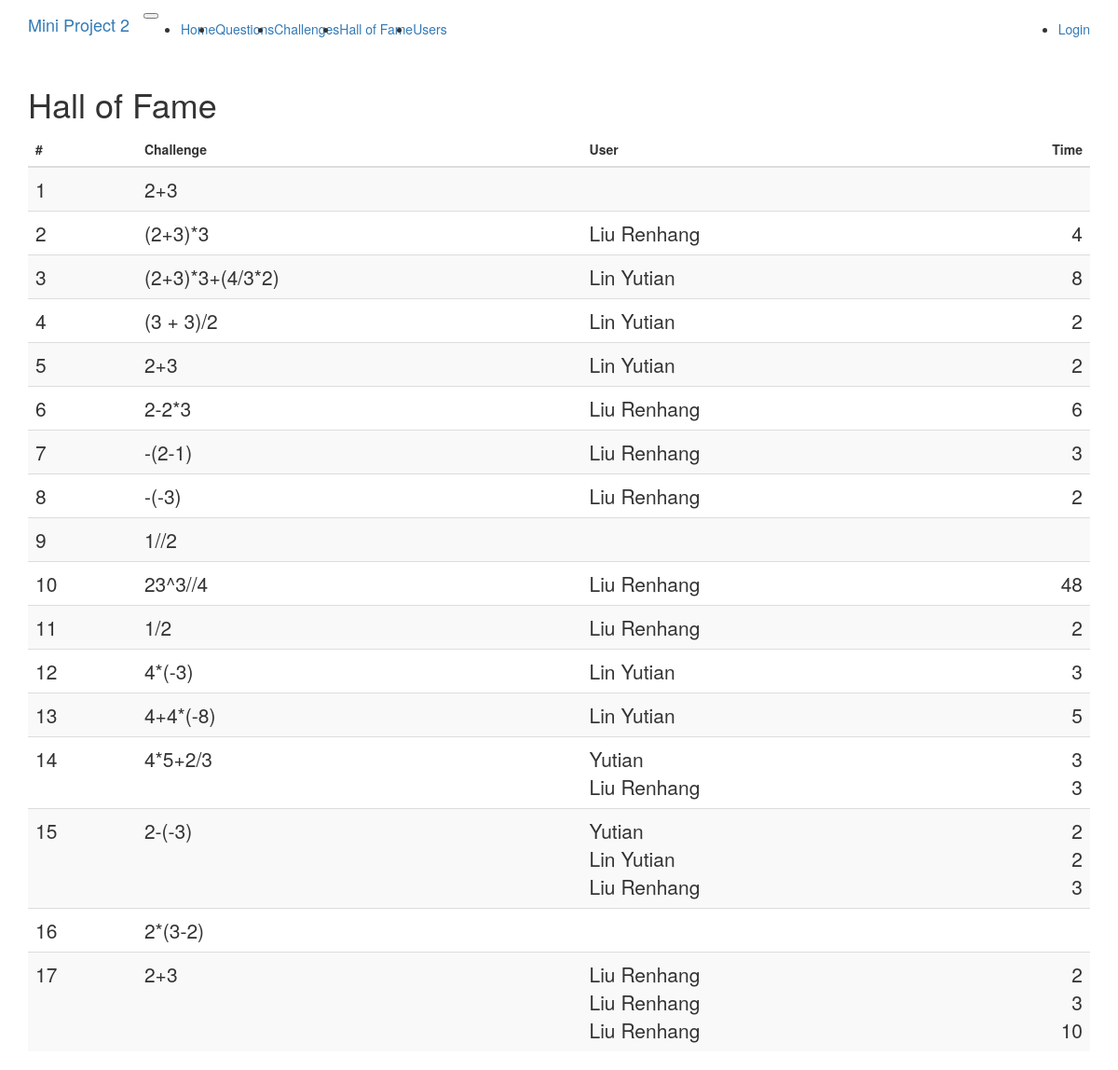
The app's page /halloffame with its own data.
### app/models.py (models this page shows, shortened)
class Question(db.Model):
	__tablename__ = 'question'
	id = db.Column(db.Integer, primary_key=True)
	expression = db.Column(db.String(255))
	answer = db.Column(db.Integer)
	author = db.Column(db.Integer, db.ForeignKey('user.id'))
	challenge = db.relationship("Challenge", uselist=False, back_populates="question")

class TimeRecord(db.Model):
	__tablename__ = 'timerecord'
	id = db.Column(db.Integer, primary_key=True)
	elapsed_time = db.Column(db.Integer)
	challenge_id = db.Column(db.Integer, db.ForeignKey('challenge.id'))
	user_id = db.Column(db.Integer, db.ForeignKey('user.id'))

class User(UserMixin, db.Model):
	__tablename__ = 'user'
	id = db.Column(db.Integer, primary_key=True)
	username = db.Column(db.String(64), index=True, unique=True)
	password_hash = db.Column(db.String(128))
	questions = db.relationship('Question', backref='from_user',
								lazy='dynamic')
	challenges = db.relationship('Challenge', secondary=association_table,
								backref=db.backref('to_user'),
								lazy='dynamic')
	records = db.relationship('TimeRecord',
								backref=db.backref('user_challenge'),
								lazy='dynamic')

### app/routes.py (the view)
@application.route('/halloffame')
def halloffame():
	challenges = Challenge.query.all()
	records = { c.id:get_smallest_three(c) for c in challenges}
	print(records)
	return render_template('halloffame.html', title="Hall of Fame",
							challenges=challenges,
							records=records)

### app/serverlibrary.py (called while the page is built)
def merge(array, first, middle, last, byfunc):
    left_point = 0
    right_point = 0
    total_index = first
    left_array = array[first: middle+1]
    right_array = array[middle+1: last+1]
    while (left_point < len(left_array) and right_point < len(right_array)):
        if (byfunc(left_array[left_point]) <= byfunc(right_array[right_point])):
            array[total_index] = left_array[left_point]
            left_point += 1
        else:
            array[total_index] = right_array[right_point]
            right_point += 1
        total_index += 1
    if (left_point < len(left_array)):
        for i in range(left_point, len(left_array)):
            array[total_index] = left_array[i]
            total_index += 1
    if (right_point < len(right_array)):
        for j in range(right_point, len(right_array)):
            array[total_index] = right_array[j]
            total_index += 1

def mergesort_recursion(array, first, last, byfunc):
    if (last-first >= 1):
        middle = (last + first)//2
        mergesort_recursion(array, first, middle, byfunc)
        mergesort_recursion(array, middle+1, last, byfunc)
        merge(array, first, middle, last, byfunc)

def mergesort(array, byfunc=None):
    item_total = len(array)
    mergesort_recursion(array, 0, item_total-1, byfunc)

def get_smallest_three(challenge):
    records = challenge.records
    times = [r for r in records]
    mergesort(times, lambda x: x.elapsed_time)
    return times[:3]

### app/templates/halloffame.html
{% extends "base.html" %}
{% block app_content %}
<h1>Hall of Fame</h1>
<table class="table table-striped" >
  <thead>
    <tr>
      <th scope="col" >#</th>
      <th scope="col" >Challenge</th>
      <th scope="col" >User</th>
      <th scope="col" class="text-right" >Time</th>
    </tr>
  </thead>
  <tbody>
  {% for idx in range(challenges|length) %}
  	<tr>
      <th scope="row" class="lead">{{ idx+1 }}</th>
      <td class="lead">
      	{{ challenges[idx].question.expression }}
      </td>
      <td class="lead">
      	{% for r in records[challenges[idx].id] %}{{ r.user_challenge.username}}<br>{% endfor %}
      </td>
      <td class="text-right lead">
        {% for r in records[challenges[idx].id] %}{{ r.elapsed_time}}<br>{% endfor %}
      </td>
    </tr>
  {% endfor %}
  </tbody>
</table>
{% endblock %}

### app/templates/base.html (shortened to what this page needs)
{% extends "bootstrap/base.html" %}
{% block navbar %}
  <nav class="navbar  navbar-expand-lg navbar-light bg-light">
    <div class="container">
        <a class="navbar-brand" href="{{ url_for('index') }}">Mini Project 2</a>
        <button type="button" class="navbar-toggler" data-toggle="collapse" data-target="#bs-example-navbar-collapse-1">
        </button>
      <div class="collapse navbar-collapse" id="bs-example-navbar-collapse-1">
        <ul class="navbar-nav mr-auto">
          <li class="nav-item"><a class="nav-link" href="{{ url_for('index') }}">Home</a></li>
          <li class="nav-item"><a class="nav-link" href="{{ url_for('questions') }}">Questions</a></li>
          <li class="nav-item"><a class="nav-link" href="{{ url_for('challenges') }}">Challenges</a></li>
          <li class="nav-item"><a class="nav-link" href="{{ url_for('halloffame') }}">Hall of Fame</a></li>
          <li class="nav-item"><a class="nav-link" href="{{ url_for('users') }}">Users</a></li>
        </ul>
        <ul class="navbar-nav navbar-right">
          {% if current_user.is_anonymous %}
          <li class="nav-item"><a class="nav-link" href="{{ url_for('login') }}">Login</a></li>
          {% else %}
          <li class="nav-item"><a class="nav-link" href="{{ url_for('logout') }}">Logout</a></li>
          {% endif %}
        </ul>
      </div>
    </div>
  </nav>
{% endblock %}
{% block content %}
  <div class="container">
    {% block app_content %}{% endblock %}
  </div>
{% endblock %}

### records on screen
Question: expression "2+3"
Question: expression "(2+3)*3"
TimeRecord: user_challenge.username "Liu Renhang", elapsed_time "4"
Question: expression "(2+3)*3+(4/3*2)"
TimeRecord: user_challenge.username "Lin Yutian", elapsed_time "8"
Question: expression "(3 + 3)/2"
TimeRecord: user_challenge.username "Lin Yutian", elapsed_time "2"
Question: expression "2+3"
TimeRecord: user_challenge.username "Lin Yutian", elapsed_time "2"
Question: expression "2-2*3"
TimeRecord: user_challenge.username "Liu Renhang", elapsed_time "6"
Question: expression "-(2-1)"
TimeRecord: user_challenge.username "Liu Renhang", elapsed_time "3"
Question: expression "-(-3)"
TimeRecord: user_challenge.username "Liu Renhang", elapsed_time "2"
Question: expression "1//2"
Question: expression "23^3//4"
TimeRecord: user_challenge.username "Liu Renhang", elapsed_time "48"
Question: expression "1/2"
TimeRecord: user_challenge.username "Liu Renhang", elapsed_time "2"
Question: expression "4*(-3)"
TimeRecord: user_challenge.username "Lin Yutian", elapsed_time "3"
Question: expression "4+4*(-8)"
TimeRecord: user_challenge.username "Lin Yutian", elapsed_time "5"
Question: expression "4*5+2/3"
TimeRecord: user_challenge.username "Yutian", elapsed_time "3"
TimeRecord: user_challenge.username "Liu Renhang", elapsed_time "3"
Question: expression "2-(-3)"
TimeRecord: user_challenge.username "Yutian", elapsed_time "2"
TimeRecord: user_challenge.username "Lin Yutian", elapsed_time "2"
TimeRecord: user_challenge.username "Liu Renhang", elapsed_time "3"
Question: expression "2*(3-2)"
Question: expression "2+3"
TimeRecord: user_challenge.username "Liu Renhang", elapsed_time "2"
TimeRecord: user_challenge.username "Liu Renhang", elapsed_time "3"
TimeRecord: user_challenge.username "Liu Renhang", elapsed_time "10"

### other values on screen
{{ idx+1 }} "1" "2" "3" "4" "5" "6" "7" "8" "9" "10" "11" "12" "13" "14" "15" "16" "17"
